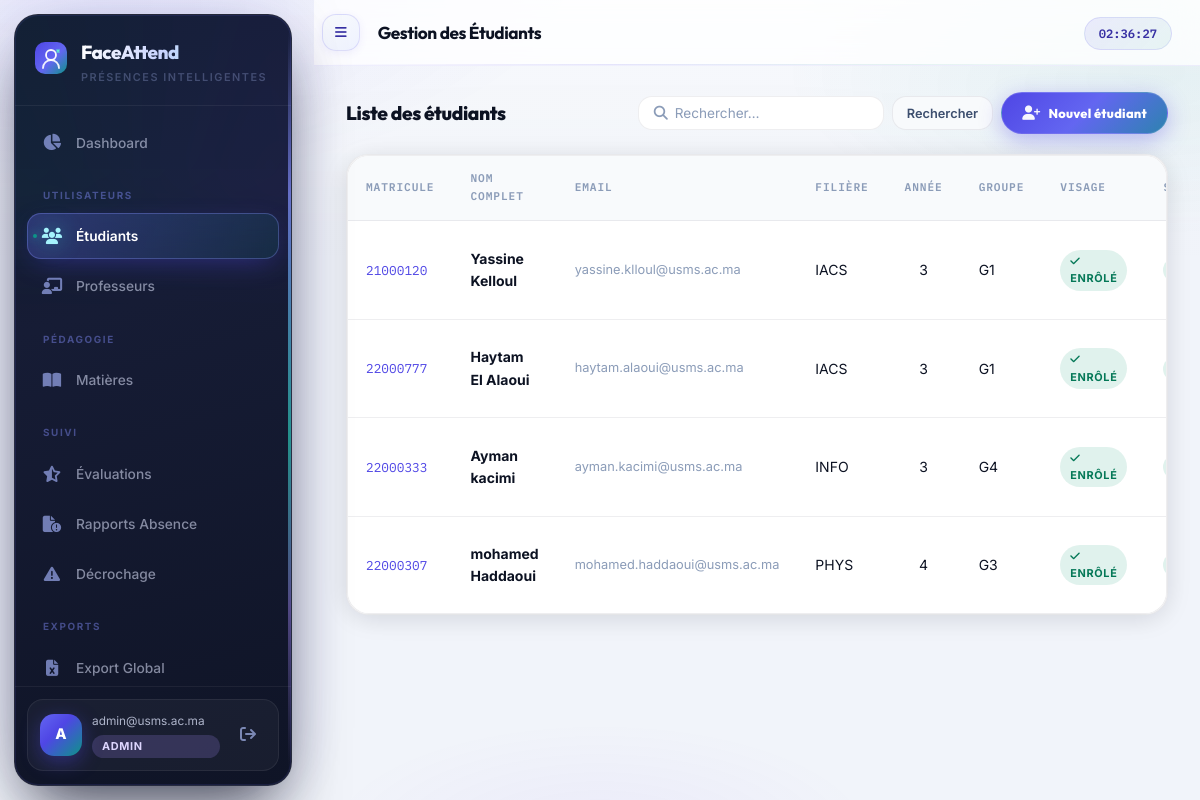
Page /admin/students (signed in) on the committed database.
### app/models/__init__.py (models this page shows, shortened)
class User(UserMixin, db.Model):
    __tablename__ = "users"
    id           = db.Column(db.Integer, primary_key=True)
    email        = db.Column(db.String(255), unique=True, nullable=False, index=True)
    password_hash= db.Column(db.String(255), nullable=False)
    role         = db.Column(db.Enum(RoleEnum), nullable=False)
    is_active    = db.Column(db.Boolean, default=True)
    consent_given= db.Column(db.Boolean, default=False)          # CNDP
    consent_date = db.Column(db.DateTime)
    failed_logins= db.Column(db.Integer, default=0)
    locked_until = db.Column(db.DateTime)
    created_at   = db.Column(db.DateTime, default=lambda: datetime.now(timezone.utc))
    updated_at   = db.Column(db.DateTime, onupdate=lambda: datetime.now(timezone.utc))
    deleted_at   = db.Column(db.DateTime)   # Soft delete (droit à l'oubli CNDP)
    student_profile = db.relationship("Student", back_populates="user", uselist=False)
    teacher_profile = db.relationship("Teacher", back_populates="user", uselist=False)

class Student(db.Model):
    __tablename__ = "students"
    id              = db.Column(db.Integer, primary_key=True)
    user_id         = db.Column(db.Integer, db.ForeignKey("users.id"), unique=True)
    student_number  = db.Column(db.String(20), unique=True, nullable=False)  # CNE / Matricule
    first_name      = db.Column(db.String(100), nullable=False)
    last_name       = db.Column(db.String(100), nullable=False)
    program         = db.Column(db.String(100))   # Filière
    year_of_study   = db.Column(db.Integer)
    group_name      = db.Column(db.String(50))
    face_encoding_enc  = db.Column(db.LargeBinary)   # AES-GCM ciphertext
    face_encoding_nonce= db.Column(db.LargeBinary)   # 96-bit nonce GCM
    face_encoding_tag  = db.Column(db.LargeBinary)   # 128-bit auth tag GCM
    face_photo_enc     = db.Column(db.LargeBinary)
    face_photo_nonce   = db.Column(db.LargeBinary)
    face_photo_tag     = db.Column(db.LargeBinary)
    face_enrolled_at   = db.Column(db.DateTime)
    pseudonym          = db.Column(db.String(64), unique=True)  # Pseudonymisation CNDP
    user        = db.relationship("User", back_populates="student_profile")
    attendances = db.relationship("Attendance", back_populates="student", lazy="dynamic")
    enrollments = db.relationship("Enrollment",  back_populates="student", lazy="dynamic")
    @property
    def full_name(self):
        return f"{self.first_name} {self.last_name}"

### app/api/admin.py (the view, shortened to what this page needs)
@admin_bp.route("/students")
@admin_required
def students():
    page     = request.args.get("page", 1, type=int)
    search   = request.args.get("q", "")
    query    = Student.query.join(User).filter(User.deleted_at.is_(None))
    pagination = query.paginate(page=page, per_page=20, error_out=False)
    return render_template("admin/students.html", pagination=pagination, search=search)

### app/api/admin.py (called while the page is built)
def admin_required(f):
    @wraps(f)
    @login_required
    def decorated(*args, **kwargs):
        if current_user.role != RoleEnum.ADMIN:
            flash("Accès réservé aux administrateurs.", "danger")
            return redirect(url_for("auth.login"))
        return f(*args, **kwargs)
    return decorated

### frontend/templates/admin/students.html (shortened to what this page needs)
{% extends "base.html" %}
{% block page_title %}Gestion des Étudiants{% endblock %}
{% block content %}
<div class="section-header">
  <h2>Liste des étudiants</h2>
  <div style="display:flex;gap:8px;flex-wrap:wrap;align-items:center">
    <form method="GET" style="display:flex;gap:8px">
      <div class="input-icon-wrap" style="flex:1">
        <input type="text" name="q" value="{{ search }}" placeholder="Rechercher…"
               style="padding:8px 12px 8px 36px;background:var(--bg-2);border:1px solid var(--border-2);
                      border-radius:var(--radius);color:var(--text);font-size:.85rem;outline:none;min-width:220px"/>
      </div>
      <button type="submit" class="btn btn--ghost btn--sm">Rechercher</button>
    </form>
    <a href="{{ url_for('admin.create_student') }}" class="btn-create-pill">
      <i class="fas fa-user-plus"></i> Nouvel étudiant
    </a>
  </div>
</div>
<div class="card" style="padding:0">
  <div class="table-wrap">
    <table>
      <thead>
        <tr>
          <th>Matricule</th>
          <th>Nom complet</th>
          <th>Email</th>
          <th>Filière</th>
          <th>Année</th>
          <th>Groupe</th>
          <th>Visage</th>
          <th>Statut</th>
        </tr>
      </thead>
      <tbody>
        {% for student in pagination.items %}
        <tr>
          <td>
            <code style="font-family:var(--font-mono);color:var(--accent);font-size:.8rem">
              {{ student.student_number }}
            </code>
          </td>
          <td><strong>{{ student.full_name }}</strong></td>
          <td style="font-size:.8rem;color:var(--text-3)">{{ student.user.email }}</td>
          <td>{{ student.program or '—' }}</td>
          <td style="text-align:center">{{ student.year_of_study or '—' }}</td>
          <td>{{ student.group_name or '—' }}</td>
          <td>
            {% if student.face_encoding_enc %}
              <span class="badge badge--present">
                <i class="fas fa-check"></i> Enrôlé
              </span>
            {% else %}
              <span class="badge badge--absent">
                <i class="fas fa-xmark"></i> Non enrôlé
              </span>
            {% endif %}
          </td>
          <td>
            {% if student.user.is_active %}
              <span class="badge badge--present" style="font-size:.72rem">Actif</span>
            {% else %}
              <span class="badge badge--absent" style="font-size:.72rem">Inactif</span>
            {% endif %}
          </td>
        </tr>
        {% endfor %}
      </tbody>
    </table>
  </div>
</div>
{% endblock %}

### frontend/templates/base.html (shortened to what this page needs)
<!DOCTYPE html>
<html lang="fr">
<head>
  <link rel="stylesheet" href="https://cdnjs.cloudflare.com/ajax/libs/font-awesome/6.6.0/css/all.min.css"/>
  <link rel="stylesheet" href="{{ url_for('static', filename='css/main.css') }}"/>
</head>
<body>
{% if current_user.is_authenticated %}
<aside class="sidebar" id="sidebar" aria-label="Navigation principale">
  <div class="sidebar__aurora" aria-hidden="true"></div>
  <div class="sidebar__rail" aria-hidden="true"></div>
  <div class="sidebar__brand">
    <span class="sidebar__logo">
    </span>
    <div class="sidebar__brand-text">
      <span class="sidebar__name">FaceAttend</span>
      <span class="sidebar__tagline">Présences intelligentes</span>
    </div>
  </div>
  <nav class="sidebar__nav">
    {% if current_user.role.value == 'admin' %}
      <a href="{{ url_for('admin.dashboard') }}"
         class="nav-item {% if request.endpoint == 'admin.dashboard' %}active{% endif %}">
        <i class="fas fa-chart-pie"></i><span>Dashboard</span>
      </a>
      <div class="nav-separator">Utilisateurs</div>
      <a href="{{ url_for('admin.students') }}"
         class="nav-item {% if 'students' in request.path and 'edit' not in request.path %}active{% endif %}">
        <i class="fas fa-users"></i><span>Étudiants</span>
      </a>
      <a href="{{ url_for('admin.teachers') }}"
         class="nav-item {% if 'teachers' in request.path and 'edit' not in request.path %}active{% endif %}">
        <i class="fas fa-chalkboard-user"></i><span>Professeurs</span>
      </a>
      <div class="nav-separator">Pédagogie</div>
      <a href="{{ url_for('admin.courses') }}"
         class="nav-item {% if 'courses' in request.path %}active{% endif %}">
        <i class="fas fa-book-open"></i><span>Matières</span>
      </a>
      <div class="nav-separator">Suivi</div>
      <a href="{{ url_for('admin.evaluations') }}"
         class="nav-item {% if 'evaluations' in request.path %}active{% endif %}">
        <i class="fas fa-star-half-stroke"></i><span>Évaluations</span>
      </a>
      <a href="{{ url_for('admin.absence_reports') }}"
         class="nav-item {% if 'absence-reports' in request.path %}active{% endif %}">
        <i class="fas fa-file-circle-exclamation"></i><span>Rapports Absence</span>
      </a>
      <a href="{{ url_for('admin.at_risk') }}"
         class="nav-item {% if 'at-risk' in request.path %}active{% endif %}">
        <i class="fas fa-triangle-exclamation"></i><span>Décrochage</span>
      </a>
      <div class="nav-separator">Exports</div>
      <a href="{{ url_for('admin.export_report') }}" class="nav-item">
        <i class="fas fa-file-excel"></i><span>Export Global</span>
      </a>
    {% endif %}
  </nav>
  <div class="sidebar__footer">
    <div class="sidebar__user-card">
      <div class="avatar">{{ current_user.email[0].upper() }}</div>
      <div class="sidebar__user-info">
        <span class="sidebar__user-email">{{ current_user.email }}</span>
        <span class="sidebar__user-role badge badge--{{ current_user.role.value }}">{{ current_user.role.value }}</span>
      </div>
      <a href="{{ url_for('auth.logout') }}" class="btn-logout" title="Déconnexion">
        <i class="fas fa-arrow-right-from-bracket"></i>
      </a>
    </div>
  </div>
</aside>
<main class="main-content">
  <header class="topbar">
    <button class="topbar__toggle" onclick="document.getElementById('sidebar').classList.toggle('collapsed')">
      <i class="fas fa-bars"></i>
    </button>
    <h1 class="topbar__title">{% block page_title %}{% endblock %}</h1>
    <div class="topbar__right">
      <span class="topbar__time" id="clock"></span>
    </div>
  </header>
  <div class="page-body">
    {% block content %}{% endblock %}
  </div>
</main>
{% else %}
  {% block auth_content %}{% endblock %}
{% endif %}
</body>
</html>

### rows in the picture
User: email "A", email "admin@usms.ac.ma", role.value "ADMIN"
Student: student_number "21000120", full_name "Yassine Kelloul", user.email "yassine.klloul@usms.ac.ma", program "IACS", year_of_study "3", group_name "G1", shows "ENRÔLÉ"
Student: student_number "22000777", full_name "Haytam El Alaoui", user.email "haytam.alaoui@usms.ac.ma", program "IACS", year_of_study "3", group_name "G1", shows "ENRÔLÉ"
Student: student_number "22000333", full_name "Ayman kacimi", user.email "ayman.kacimi@usms.ac.ma", program "INFO", year_of_study "3", group_name "G4", shows "ENRÔLÉ"
Student: student_number "22000307", full_name "mohamed Haddaoui", user.email "mohamed.haddaoui@usms.ac.ma", program "PHYS", year_of_study "4", group_name "G3", shows "ENRÔLÉ"
